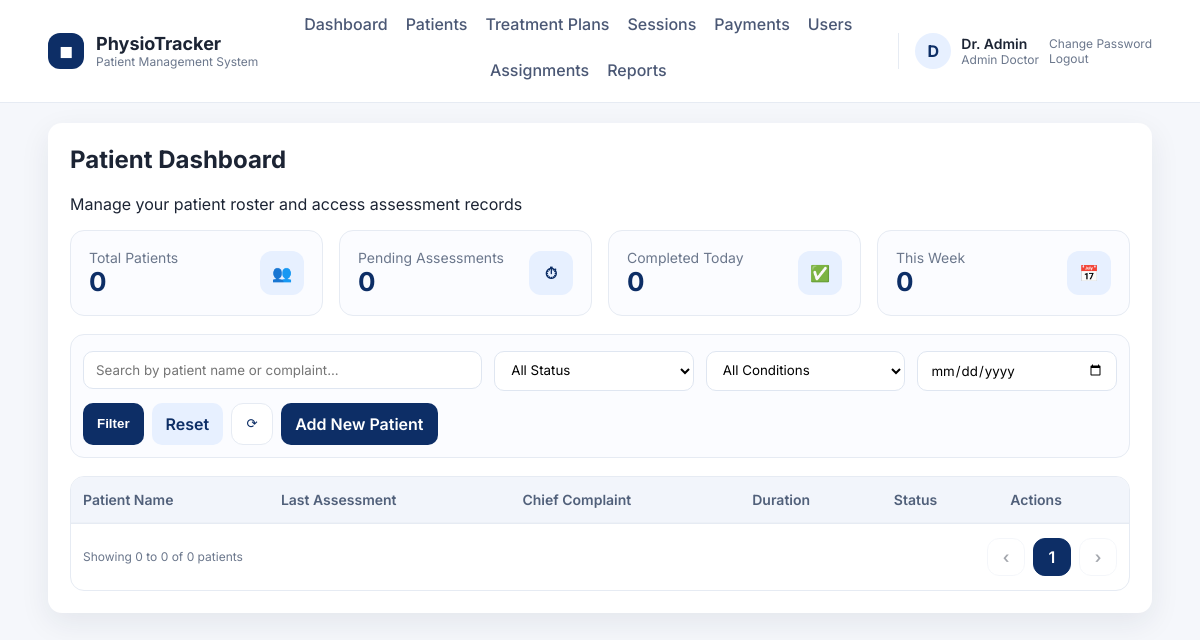
Before: /admin/patients.php (signed in) with the older database file.
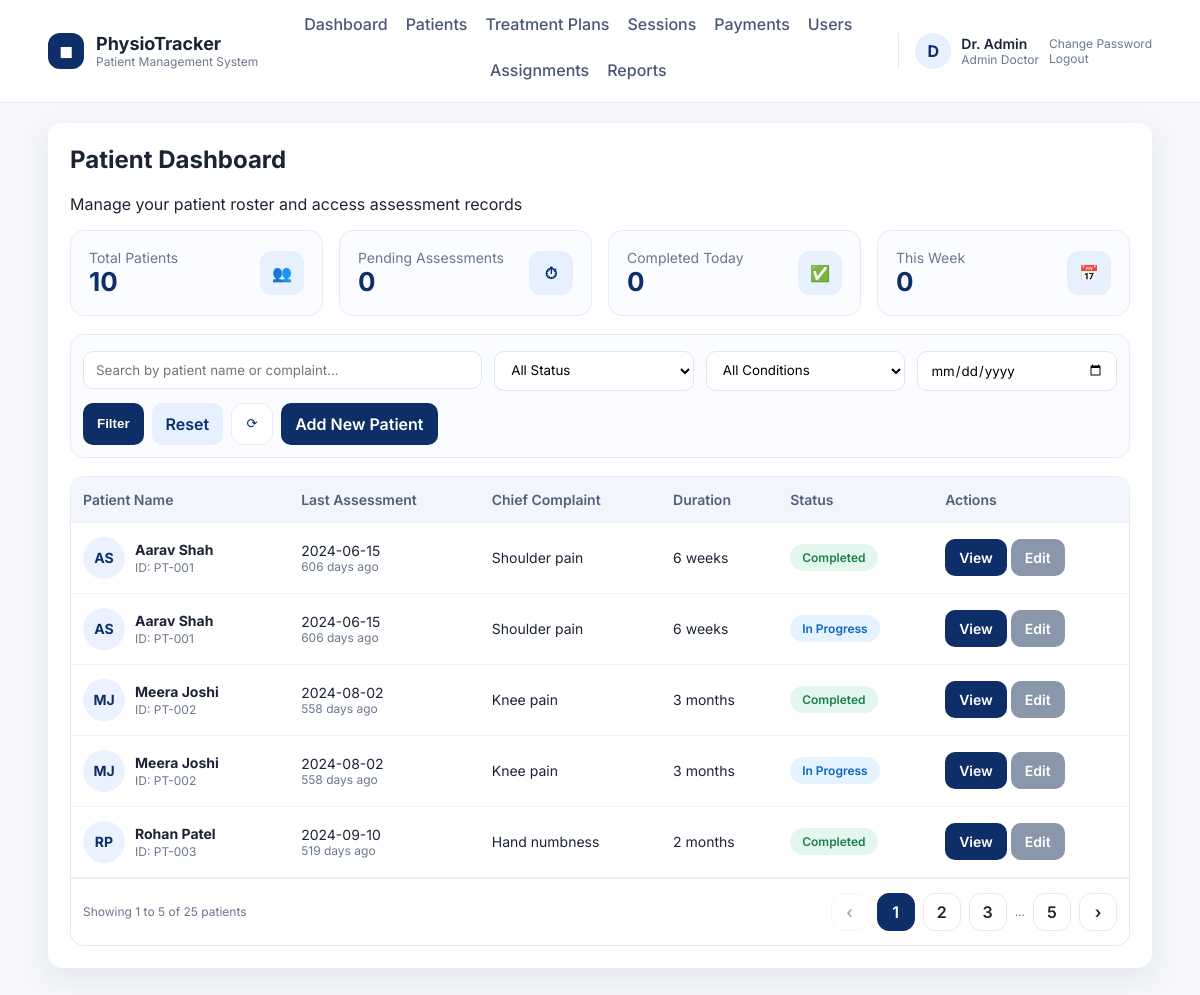
After: the same page with the newer database file.
### tables this page shows
CREATE TABLE patients (
    id INT AUTO_INCREMENT PRIMARY KEY,
    user_id INT NULL,
    first_name VARCHAR(80) NOT NULL,
    last_name VARCHAR(80) NOT NULL,
    age INT NULL,
    gender VARCHAR(20),
    dob DATE NULL,
    occupation VARCHAR(120),
    assessment_date DATE NULL,
    dominance VARCHAR(50),
    condition_duration VARCHAR(100),
    phone VARCHAR(40),
    address VARCHAR(255),
    emergency_contact VARCHAR(120),
    chief_complain TEXT,
    history_present_illness TEXT,
    past_medical_history TEXT,
    surgical_history TEXT,
    family_history TEXT,
    socio_economic_status TEXT,
    observation_built TEXT,
    observation_attitude_limb TEXT,
    observation_posture TEXT,
    observation_deformity TEXT,
    aids_applications TEXT,
    gait TEXT,
    palpation_tenderness TEXT,
    palpation_oedema VARCHAR(50),
    palpation_warmth TEXT,
    palpation_crepitus TEXT,
    examination_rom TEXT,
    muscle_power TEXT,
    muscle_bulk TEXT,
    ligament_instability TEXT,
    pain_type TEXT,
    pain_site TEXT,
    pain_nature TEXT,
    pain_aggravating_factor TEXT,
    pain_relieving_factor TEXT,
    pain_measurement TINYINT NULL,
    gait_assessment TEXT,
    diagnosis TEXT,
    treatment_goals TEXT,
    created_by INT NULL,
    created_at TIMESTAMP DEFAULT CURRENT_TIMESTAMP,
    FOREIGN KEY (user_id) REFERENCES users(id) ON DELETE SET NULL
);

### db.php (called while the page is built, shortened)
<?php
function db(): PDO
{
    static $pdo = null;
    if ($pdo === null) {
        $dsn = 'mysql:host=' . DB_HOST . ';dbname=' . DB_NAME . ';charset=utf8mb4';
        $pdo = new PDO($dsn, DB_USER, DB_PASS, [
            PDO::ATTR_ERRMODE => PDO::ERRMODE_EXCEPTION,
            PDO::ATTR_DEFAULT_FETCH_MODE => PDO::FETCH_ASSOC,
        ]);
    }
    return $pdo;
}

### auth.php (called while the page is built, shortened)
<?php
require_once __DIR__ . '/db.php';
require_once __DIR__ . '/helpers.php';
function current_user(): ?array
{
    $stmt = db()->prepare('SELECT * FROM users WHERE id = ?');
    $stmt->execute([$_SESSION['user_id']]);
    $user = $stmt->fetch();
    return $user ?: null;
}

### helpers.php (called while the page is built, shortened)
<?php
require_once __DIR__ . '/db.php';
function e(string $value): string
{
    return htmlspecialchars($value, ENT_QUOTES, 'UTF-8');
}

### admin/patients.php (the view, shortened to what the changed rows need)
<?php
require_once __DIR__ . '/../auth.php';
require_once __DIR__ . '/../helpers.php';
$pdo = db();
$search = trim($_GET['q'] ?? '');
$condition = trim($_GET['condition'] ?? '');
$date = trim($_GET['date'] ?? '');
$status = trim($_GET['status'] ?? '');
$page = max(1, (int) ($_GET['page'] ?? 1));
$perPage = 5;
$statsTotal = (int) $pdo->query('SELECT COUNT(*) FROM patients')->fetchColumn();
$queryBase = '
    SELECT p.*, tp.status AS plan_status
    FROM patients p
    LEFT JOIN (
        SELECT t1.*
        FROM treatment_plans t1
        INNER JOIN (
            SELECT patient_id, MAX(created_at) AS max_created
            FROM treatment_plans
            GROUP BY patient_id
        ) t2 ON t1.patient_id = t2.patient_id AND t1.created_at = t2.max_created
    ) tp ON tp.patient_id = p.id
    WHERE 1=1
';
$params = [];
try {
    $countStmt = $pdo->prepare('SELECT COUNT(*) FROM (' . $queryBase . ') AS count_table');
    $countStmt->execute($params);
    $totalRows = (int) $countStmt->fetchColumn();
    $totalPages = max(1, (int) ceil($totalRows / $perPage));
    $page = min($page, $totalPages);
    $offset = ($page - 1) * $perPage;
    $query = $queryBase . ' ORDER BY p.created_at DESC LIMIT ? OFFSET ?';
    $stmt = $pdo->prepare($query);
    $stmt->bindValue(count($params) + 1, (int) $perPage, PDO::PARAM_INT);
    $stmt->bindValue(count($params) + 2, (int) $offset, PDO::PARAM_INT);
    $stmt->execute();
    $patients = $stmt->fetchAll();
} catch (Exception $e) {
    $error = 'Unable to load patients. Please ensure the latest database schema is imported.';
    $patients = [];
    $totalRows = 0;
    $totalPages = 1;
    $offset = 0;
}
$from = $totalRows ? ($offset + 1) : 0;
$to = min($offset + $perPage, $totalRows);
$filters = array_filter([
    'q' => $search,
    'condition' => $condition,
    'date' => $date,
    'status' => $status,
]);
function page_link($page, $filters)
{
    $params = $filters;
    $params['page'] = $page;
    $query = http_build_query($params);
    return 'patients.php' . ($query ? ('?' . $query) : '');
}
require __DIR__ . '/../layout/header.php';
?>
<h2>Patient Dashboard</h2>
<div class="grid">
    <div class="stat-card">
        <div>
            <div class="stat-title">Total Patients</div>
            <div class="stat-value"><?php echo $statsTotal; ?></div>
        </div>
    </div>
</div>
<div class="table-wrap">
<table>
    <thead>
    <tr>
        <th>Patient Name</th>
        <th>Last Assessment</th>
        <th>Chief Complaint</th>
        <th>Duration</th>
        <th>Status</th>
        <th>Actions</th>
    </tr>
    </thead>
    <tbody>
    <?php foreach ($patients as $p): ?>
        <?php
            $status = 'pending';
            if ($p['plan_status'] === 'completed') {
                $status = 'completed';
            } elseif ($p['plan_status'] === 'active') {
                $status = 'progress';
            }
            $initials = strtoupper(substr($p['first_name'], 0, 1) . substr($p['last_name'], 0, 1));
            $assessmentDate = $p['assessment_date'];
            $daysAgo = '';
            if ($assessmentDate) {
                $dt = new DateTime($assessmentDate);
                $now = new DateTime();
                $diff = (int) $now->diff($dt)->format('%a');
                $daysAgo = $diff === 0 ? 'Today' : ($diff === 1 ? '1 day ago' : $diff . ' days ago');
            }
        ?>
        <tr>
            <td>
                <div class="row-user">
                    <div class="row-avatar"><?php echo e($initials); ?></div>
                    <div>
                        <strong><?php echo e($p['first_name'] . ' ' . $p['last_name']); ?></strong><br>
                        <span class="row-sub">ID: PT-<?php echo str_pad((string) $p['id'], 3, '0', STR_PAD_LEFT); ?></span>
                    </div>
                </div>
            </td>
            <td>
                <?php echo e($assessmentDate ?: 'N/A'); ?>
                <?php if ($daysAgo): ?><div class="row-sub"><?php echo e($daysAgo); ?></div><?php endif; ?>
            </td>
            <td><?php echo e($p['chief_complain']); ?></td>
            <td><?php echo e($p['condition_duration']); ?></td>
            <td><span class="badge <?php echo $status; ?>"><?php echo ucfirst($status === 'progress' ? 'In Progress' : $status); ?></span></td>
            <td>
                <a class="btn" href="patient_view.php?id=<?php echo $p['id']; ?>">View</a>
                <a class="btn secondary" href="patient_edit.php?id=<?php echo $p['id']; ?>">Edit</a>
            </td>
        </tr>
    <?php endforeach; ?>
    </tbody>
</table>
<div class="pagination">
    <div class="row-sub">Showing <?php echo $from; ?> to <?php echo $to; ?> of <?php echo $totalRows; ?> patients</div>
    <div class="pager">
        <a class="page-btn <?php if ($page <= 1) echo 'disabled'; ?>" href="<?php echo e(page_link($page - 1, $filters)); ?>">‹</a>
        <?php
            $start = max(1, $page - 2);
            $end = min($totalPages, $page + 2);
            for ($i = $start; $i <= $end; $i++) {
                $class = $i === $page ? 'page-btn active' : 'page-btn';
                echo '<a class="' . $class . '" href="' . e(page_link($i, $filters)) . '">' . $i . '</a>';
            }
            if ($end < $totalPages) {
                if ($end < $totalPages - 1) {
                    echo '<span class="row-sub">...</span>';
                }
                echo '<a class="page-btn" href="' . e(page_link($totalPages, $filters)) . '">' . $totalPages . '</a>';
            }
        ?>
        <a class="page-btn <?php if ($page >= $totalPages) echo 'disabled'; ?>" href="<?php echo e(page_link($page + 1, $filters)); ?>">›</a>
    </div>
</div>
</div>
<?php require __DIR__ . '/../layout/footer.php'; ?>

### layout/header.php (shortened to what the changed rows need)
<?php
require_once __DIR__ . '/../auth.php';
require_once __DIR__ . '/../helpers.php';
$user = current_user();
$role = $user['role'] ?? '';
$menu = [];
if ($user) {
    if ($role === 'admin_doctor') {
        $menu = [
            'Dashboard' => 'admin/dashboard.php',
            'Patients' => 'admin/patients.php',
            'Treatment Plans' => 'admin/treatment_plans.php',
            'Sessions' => 'admin/sessions.php',
            'Payments' => 'admin/payments.php',
            'Users' => 'admin/users.php',
            'Assignments' => 'admin/assignments.php',
        ];
        if ((int) $user['can_view_reports'] === 1) {
            $menu['Reports'] = 'admin/reports.php';
        }
    } elseif ($role === 'sub_doctor') {
        $menu = [
            'Dashboard' => 'subdoctor/dashboard.php',
            'Assigned Patients' => 'subdoctor/patients.php',
            'Session Notes' => 'subdoctor/sessions.php',
        ];
    } elseif ($role === 'receptionist') {
        $menu = [
            'Dashboard' => 'receptionist/dashboard.php',
            'Register Patients' => 'receptionist/patients.php',
            'Payments' => 'receptionist/payments.php',
        ];
    }
}
?>
<!doctype html>
<html>
<head>
    <?php $cssVersion = @filemtime(__DIR__ . '/../assets/style.css') ?: time(); ?>
    <link rel="stylesheet" href="<?php echo BASE_URL; ?>assets/style.css?v=<?php echo $cssVersion; ?>">
</head>
<body>
<header class="site-header">
    <div class="header-inner">
        <nav class="main-nav">
            <?php if ($user): ?>
                <?php foreach ($menu as $label => $path): ?>
                    <a href="<?php echo BASE_URL . $path; ?>"><?php echo e($label); ?></a>
                <?php endforeach; ?>
            <?php else: ?>
                <a href="<?php echo BASE_URL; ?>login.php">Login</a>
            <?php endif; ?>
        </nav>
    </div>
</header>
<main class="page">
    <div class="container">

Changed rows visible on the page:
added patients: initials "AS", first_name+last_name "Aarav Shah", id "001", assessment_date "2024-06-15", assessment_date "606 days ago", chief_complain "Shoulder pain", condition_duration "6 weeks", status "Completed", status "In Progress"
added patients: initials "MJ", first_name+last_name "Meera Joshi", id "002", assessment_date "2024-08-02", assessment_date "558 days ago", chief_complain "Knee pain", condition_duration "3 months", status "Completed", status "In Progress"
added patients: initials "RP", first_name+last_name "Rohan Patel", id "003", assessment_date "2024-09-10", assessment_date "519 days ago", chief_complain "Hand numbness", condition_duration "2 months", status "Completed"
Other visible differences:
$statsTotal: "0" → "10"
$from: "0" → "1"
$to: "0" → "5"
$totalRows: "0" → "25"
$totalPages: (not shown) → "5"
new list line: "2"
new list line: "3"
